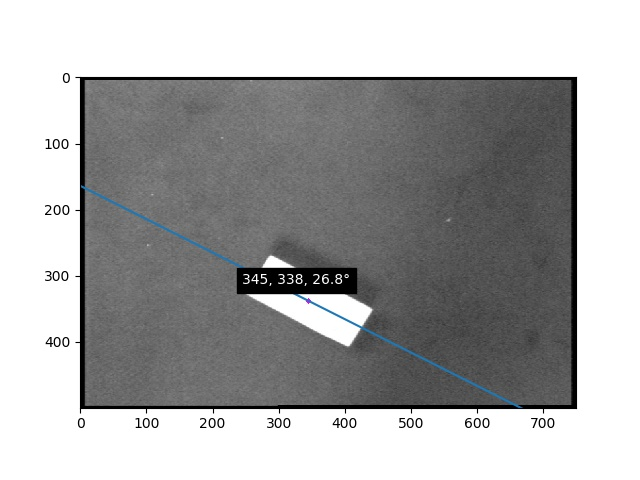
#> input picture Assignment3/er7-1_classified.jpg, 640 x 480 px
$ python shapes.py er7-1_classified.jpg
#> lines starting #> are read from the running program, lines starting #| are printed output that depends on the picture; after the words box and inside, x2 and y2 are one past the last pixel; in counts of white or black regions, pixels touching at a corner belong together
import argparse
import os
from math import atan2, degrees, tan

import cv2
import numpy as np
from matplotlib import pyplot as plt


def main(args: argparse.Namespace):
    img = cv2.imread(args.input)
#> img is the input picture: shape (480, 640, 3); mean B, G, R 169.9, 169.7, 169.5

    width, height = img.shape[1], img.shape[0]
#> width = 640; height = 480
    ratio = width / height
#> ratio = 1.33
    dim = (int(500 * ratio), 500)
#> dim = (666, 500)

    img = cv2.resize(img, dim)
#> img: shape (500, 666, 3)
    gray = cv2.cvtColor(img, cv2.COLOR_BGR2GRAY)
    blurred = cv2.GaussianBlur(gray, (5, 5), 0)
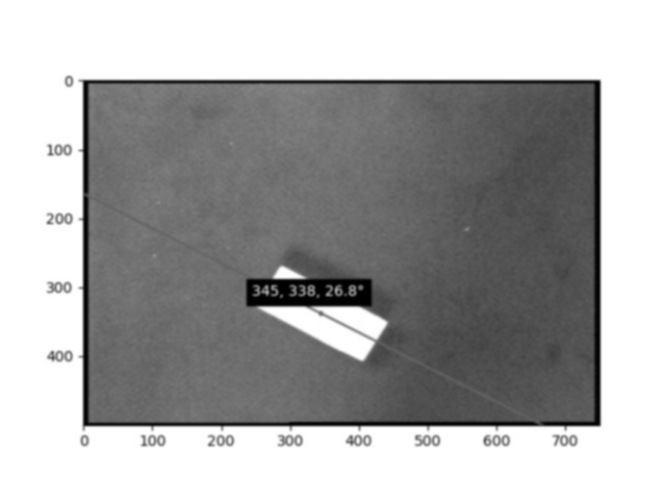
#> blurred: shape (500, 666); min 0, max 255, mean 169.6
    _, thresh = cv2.threshold(blurred, 200, 255, cv2.THRESH_BINARY)
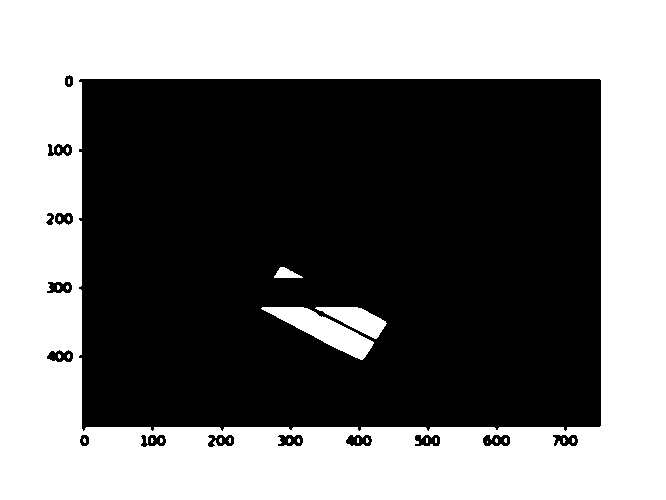
#> thresh: shape (500, 666); 46.1% white; 29 white regions (25 under 20 px)
    contours, _ = cv2.findContours(thresh, cv2.RETR_TREE, cv2.CHAIN_APPROX_SIMPLE)
#> contours = 44 contours, 25 with area under 20; largest, box (x1, y1, x2, y2) and area: (0, 0, 666, 500) 331835, (78, 78, 602, 432) 181614, (261, 307, 374, 360) 2082, (315, 307, 387, 339) 1021, (482, 434, 511, 447) 285

    # loop over the contours
    for c in contours:
        # compute the center of the contour, then detect the name of the
        # shape using only the contour
        moment = cv2.moments(c)
        if moment["m00"] == 0:
            continue

        cX = int(moment["m10"] / moment["m00"])
        cY = int(moment["m01"] / moment["m00"])

        # Principle angle 'phi' and slope 'k' = 'tan(phi)'
        phi = atan2(2 * moment["mu11"], (moment["mu20"] - moment["mu02"])) / 2
        k = tan(phi)

        # y - cY = k(x - cX)
        point1 = (0, -int(k * cX) + cY)
        point2 = (int(500 * ratio), int(k * (500 * ratio - cX) + cY))
        points = np.array([point1, point2])
        print(points)

        # Plot the centroid points and principle axis
        cv2.circle(img, (cX, cY), 2, (255, 0, 255), thickness=4)
        plt.text(cX - 100, cY - 25, f"{cX}, {cY}, {degrees(phi):.1f}°", c=(1, 1, 1), backgroundcolor=(0, 0, 0))
        plt.plot(points[:, 0], points[:, 1], (0, 0, 0))
#> this loop made 44 passes
#> (cX, cY, phi, k, points) on passes 2, 4, 5, 7, 8, 9, 12, 13: (565, 439, 0.0566, 0.0567, [[0, 407], [666, 444]]), (563, 440, 1.57, 1.63e+16, [[0, -9194487755848993352], [666, 1693005146281253376]]), (496, 440, -0.0147, -0.0147, [[0, 447], [666, 437]]), (505, 440, 1.57, 1.63e+16, [[0, -8247275873363661384], [666, 2640217028766584832]]), (496, 440, 1.46, 8.95, [[0, -3999], [666, 1967]]), (427, 440, 0.0141, 0.0141, [[0, 434], [666, 443]]), (358, 440, -0.000392, -0.000392, [[0, 440], [666, 439]]), (366, 440, 1.45, 8.13, [[0, -2535], [666, 2884]])
#> (cX, cY, phi, k, point1, point2, points) on passes 30, 31, 34, 37, 38: (67, 287, 1.57, 1.63e+16, (0, -1094193036664089441), (666, 9793299865466157056), [[0, -1.09e+18], [666, 9.79e+18]]), (57, 287, 1.57, 1.63e+16, (0, -930880643132135777), (666, 9956612258998110208), [[0, -9.31e+17], [666, 9.96e+18]]), (59, 218, 1.57, 1.63e+16, (0, -963543121838526630), (666, 9923949780291719168), [[0, -9.64e+17], [666, 9.92e+18]]), (67, 149, 1.57, 1.63e+16, (0, -1094193036664089579), (666, 9793299865466157056), [[0, -1.09e+18], [666, 9.79e+18]]), (58, 149, 1.57, 1.63e+16, (0, -947211882485331307), (666, 9940281019644913664), [[0, -9.47e+17], [666, 9.94e+18]])
#> (printed output is left out)
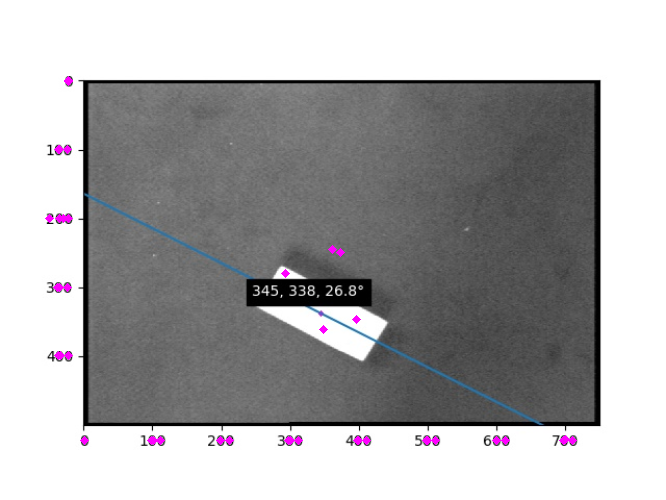
#> img: shape (500, 666, 3); mean B, G, R 170.1, 168.9, 169.7

    plt.imshow(img)

    base = os.path.basename(args.input)
    stem, ext = os.path.splitext(base)
    plt.savefig(f"{stem}_classified{ext}")
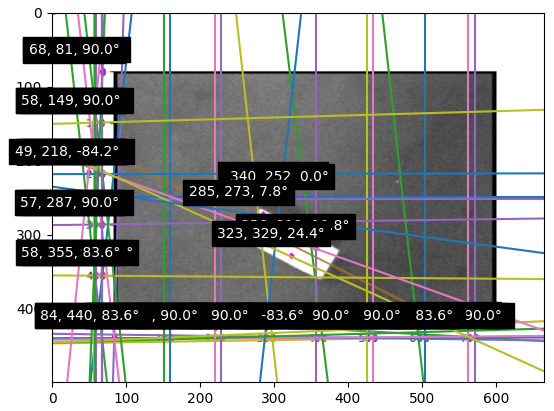
#> figure drawn by matplotlib, 1 panel; B, G, R data is drawn as R, G, B


if __name__ == "__main__":
    parser = argparse.ArgumentParser(description="Binary image thresholding.")
    parser.add_argument('input', help='Input file name')
    args = parser.parse_args()

    main(args)

$ run again, on Assignment3/er7-3_classified.jpg
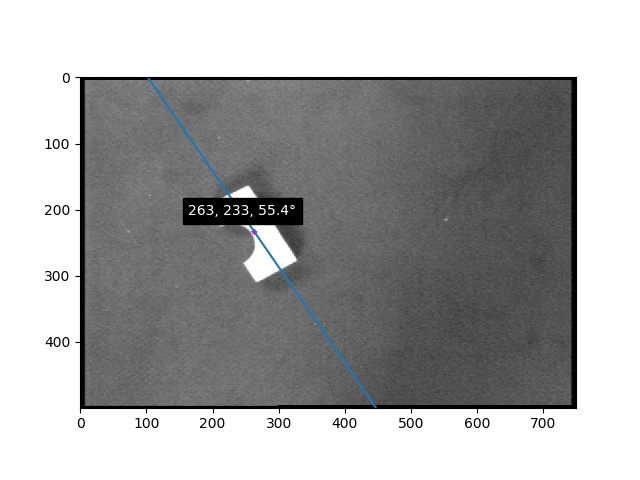
#> input picture Assignment3/er7-3_classified.jpg, 640 x 480 px
#> in main, img is the input picture: shape (480, 640, 3); mean B, G, R 168.9, 168.8, 168.6
#> in main, `_, thresh = cv2.threshold(blurred, 200, 255, cv2.THRESH_BINARY)`:
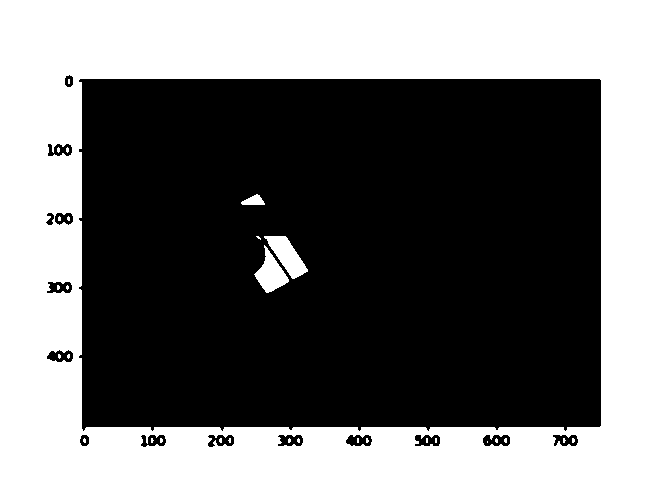
#> thresh: shape (500, 666); 45.6% white; 30 white regions (26 under 20 px)
#> contours = 45 contours, 26 with area under 20; largest, box (x1, y1, x2, y2) and area: (0, 0, 666, 500) 331835, (78, 78, 602, 432) 181614, (264, 236, 308, 279) 817, (254, 245, 289, 293) 742, (482, 434, 511, 447) 285
#> the loop in main, `for c in contours:` made 45 passes
#> (cX, cY, phi, k, points) on passes 2, 4, 5, 7, 8: (565, 439, 0.0566, 0.0567, [[0, 407], [666, 444]]), (563, 440, 1.57, 1.63e+16, [[0, -9194487755848993352], [666, 1693005146281253376]]), (496, 440, -0.0147, -0.0147, [[0, 447], [666, 437]]), (505, 440, 1.57, 1.63e+16, [[0, -8247275873363661384], [666, 2640217028766584832]]), (496, 440, 1.46, 8.95, [[0, -3999], [666, 1967]])
#> (printed output is left out)
#> in main, `plt.savefig(f"{stem}_classified{ext}")`:
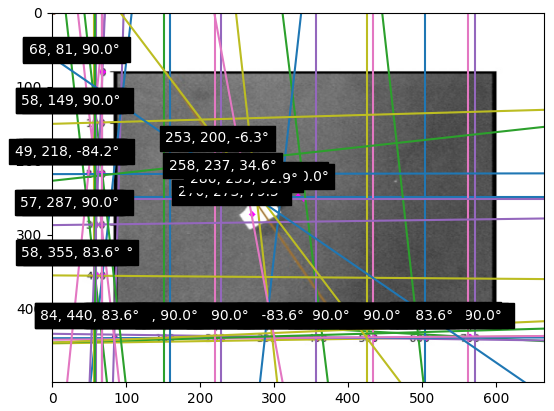
#> figure drawn by matplotlib, 1 panel; B, G, R data is drawn as R, G, B

$ run again, on Assignment3/er7-4_classified.jpg
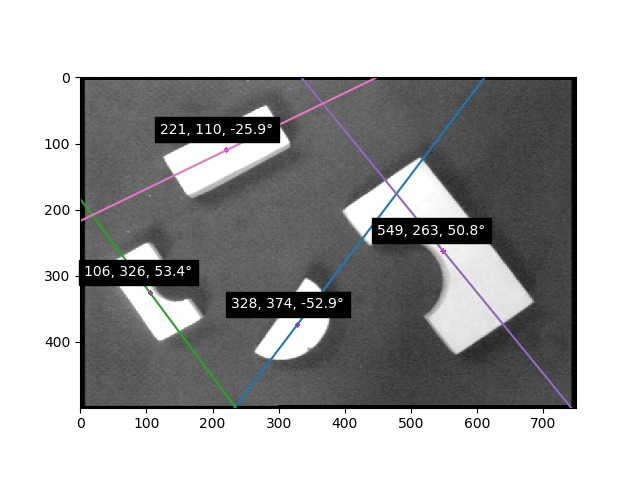
#> input picture Assignment3/er7-4_classified.jpg, 640 x 480 px
#> in main, img is the input picture: shape (480, 640, 3); mean B, G, R 169.1, 168.7, 168.7
#> in main, `_, thresh = cv2.threshold(blurred, 200, 255, cv2.THRESH_BINARY)`:
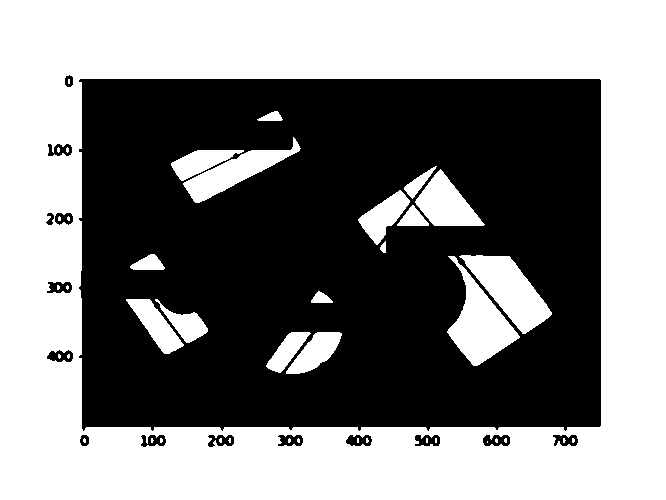
#> thresh: shape (500, 666); 50.8% white; 15 black regions
#> contours = 57 contours, 25 with area under 20; largest, box (x1, y1, x2, y2) and area: (0, 0, 666, 500) 331835, (78, 78, 602, 432) 181638, (447, 256, 520, 366) 3266, (459, 255, 552, 334) 3250, (183, 137, 301, 203) 2308
#> the loop in main, `for c in contours:` made 57 passes
#> (cX, cY, phi, k, points) on passes 2, 4, 5, 7, 8: (565, 439, 0.0566, 0.0567, [[0, 407], [666, 444]]), (563, 440, 1.57, 1.63e+16, [[0, -9194487755848993352], [666, 1693005146281253376]]), (496, 440, -0.0147, -0.0147, [[0, 447], [666, 437]]), (505, 440, 1.57, 1.63e+16, [[0, -8247275873363661384], [666, 2640217028766584832]]), (496, 440, 1.46, 8.95, [[0, -3999], [666, 1967]])
#> (printed output is left out)
#> in main, `plt.savefig(f"{stem}_classified{ext}")`:
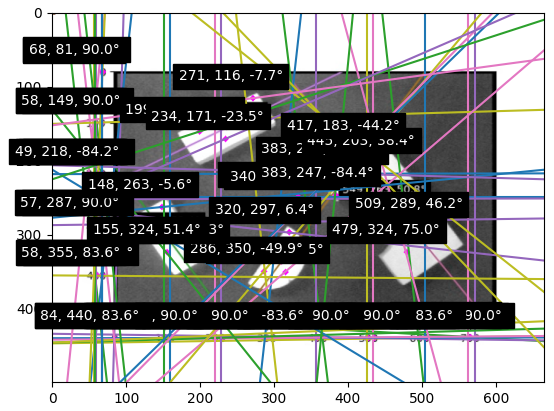
#> figure drawn by matplotlib, 1 panel; B, G, R data is drawn as R, G, B
